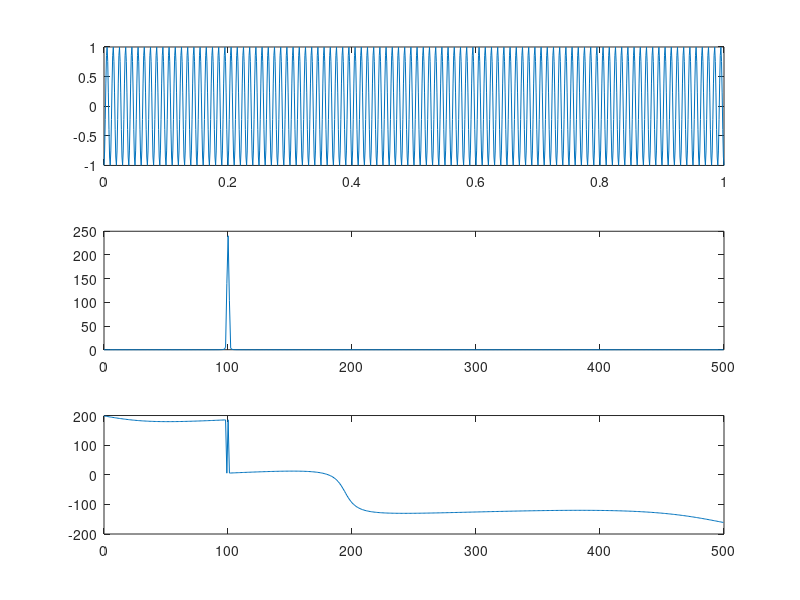

Reproduce this figure in MATLAB.

function fft_example

clear global signal
global signal

fs= 1e+3;
dt= 1/fs;
tmax = 1;
t = 0:dt:tmax;

a1      = 1;
PHI1    = 185/180 * pi;
f1      = 100;


x = real(a1 * exp(1i*(2*pi*f1*t + PHI1))); 
x = a1 * cos(2*pi*f1*t + PHI1); 

% choose frequency window length to EXACTLY correspond bin driving frequency
Nwin = length(t);
win  = boxcar(Nwin-1); % Hamming and Hann windows cause phase lag/advance
win  = boxcar(Nwin-32); 
win  = hann(Nwin-32); 
Nwin = length(win);

for i=1:Nwin
    xwin(i) = x(i)* win(i);
end

X = fft(xwin,Nwin);
f = fs * (0:fix(Nwin/2))/Nwin
Nf= length(f)

[Xmax, imax] = max(abs(X));
df      = f1 - f(imax);
delta_f = f(imax) - f(imax-1);
ph_adv  = df * tmax/2 * 2 * pi;         % average phase advance of f1 wrt f(imax) over window
ph_delta= delta_f * tmax/2 * 2 * pi;    % maximum average phase advance of f1 wrt f(imax) over window

figure; hold on;
subplot(3,1,1);
plot(t, real(x));

subplot(3,1,2);
plot(f, abs(X(1:Nf))); hold on;

% ==============================================================
% global signal
ffit = 0;

if ffit 

    Y.f = f;
    Y.X = X;
    sigma   = 10e+0;
    [a,i_pk]= max(abs(Y.X))
    df      = Y.f(2) - Y.f(1);
    i_min   = min(find(Y.f > Y.f(i_pk) - 2*sigma));
    i_max   = max(find(Y.f < Y.f(i_pk) + 2*sigma));
    Nwfit   = i_max-i_min+1;

    xfit(1) = Y.f(i_pk);
    xfit(2) = sigma/4;
    xfit(3) = abs(Y.X(i_pk));

    for i=1:Nwfit
        signal.f(i)    = Y.f(i+i_min);
        signal.Xmag(i) = abs(Y.X(i+i_min));
    end;

    gaussfit_res(xfit)

    OPTIONS = OPTIMSET('MaxIter', 100, 'MaxFunEvals', 1e+5, 'TolFun', 1e-6,'Display', 'iter');  
    xfit = fminsearch(@gaussfit_res, xfit, OPTIONS)

    for i=1:Nwfit
        signal.Xmag_trial(i) = xfit(3)*exp(-(signal.f(i)-xfit(1))^2/(2* xfit(2)^2));
    end;
    plot(signal.f, signal.Xmag_trial,'k-'); hold on;
    text(x(1), 2*x(3),['mu = ',num2str(xfit(1)),', sigma = ',num2str(xfit(2))]);

end
% ==============================================================


subplot(3,1,3);
plot(f,(angle(X(1:Nf))-ph_adv)/pi*180); hold on
% errorbar(f,(angle(X(1:Nf))-ph_adv)/pi*180, ph_delta/pi*180 * ones(Nf,1)); hold on



return



% residue function =====================================================
function [res]=gaussfit_res(x)

global signal

Nw = size(signal.f, 2);
res= 0;
for i=1:Nw
    signal.Xmag_trial(i) = x(3)*exp(-(signal.f(i)-x(1))^2/(2* x(2)^2));
    res = res + abs(signal.Xmag_trial(i)- signal.Xmag(i))^2;
end;

return;
